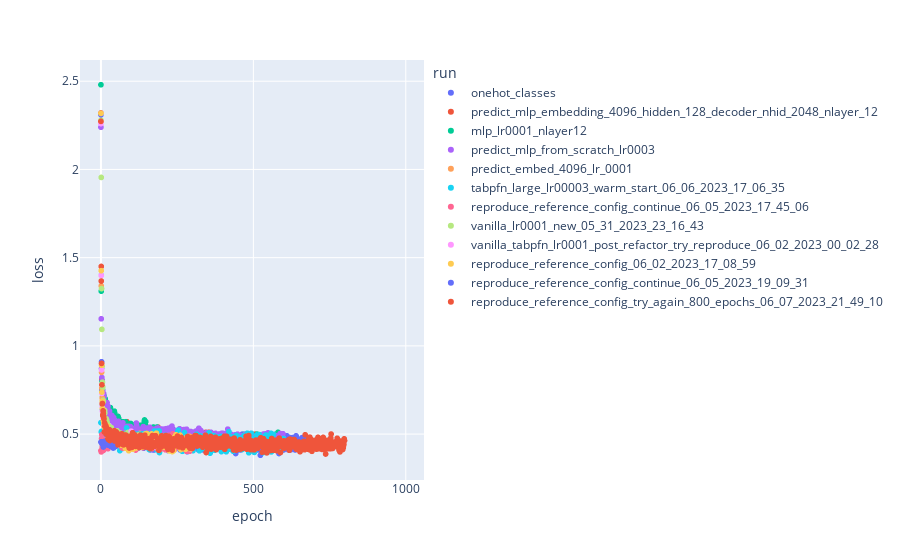

Source (notebook cell):
### Code cell
import plotly.express as px
show_only = ['onehot_classes', 'predict_embed_4096_lr_0001','mlp_lr0001_nlayer12', 'predict_mlp_no_token_embed_1024',
             'predict_mlp_embedding_4096_hidden_128_decoder_nhid_2048_nlayer_12', 'no_double_embedding_continued', "really_big_model_lr00001_tabpfn_vanilla_warm_start",
            'predict_mlp_embedding_4096_hidden_128_decoder_nhid_2048_nlayer_12_lr003', 'predict_mlp_from_scratch_lr0003_warm_start_continue',
            'predict_warm_start_embed_2048', 'predict_embed_4096_lr_0001_nhead_16', 'predict_mlp_two_layer_decoder_embedd_4096', 'predict_mlp_embedding_continue_3_nlayer_12_lr003',
             'really_big_model_lr0001_model_maker_warm_start', 'predict_mlp_from_scratch_lr0003', 'reproduce_reference_config_06_02_2023_17_08_59']

show_only = ['onehot_classes', 'predict_embed_4096_lr_0001','mlp_lr0001_nlayer12', 'predict_mlp_no_token_embed_1024',
             'predict_mlp_embedding_4096_hidden_128_decoder_nhid_2048_nlayer_12',            
             'predict_mlp_from_scratch_lr0003', 'reproduce_reference_config_06_02_2023_17_08_59', 'vanilla_tabpfn_lr0001_post_refactor_try_reproduce_06_02_2023_00_02_28',
            'vanilla_lr0001_new_05_31_2023_23_16_43', 'reproduce_reference_config_continue_06_05_2023_19_09_31', 'reproduce_reference_config_continue_06_05_2023_17_45_06',
            'reproduce_reference_config_try_again_800_epochs_06_07_2023_21_49_10', 'tabpfn_large_lr00003_warm_start_06_06_2023_17_06_35']

long_df = make_long_loss_df(losses_dict)
long_df = long_df[long_df.run.isin(show_only)]
fig = px.scatter(long_df, x="epoch", y='loss', color="run")
fig.update_layout(height=800)
fig

### Figure 1 — Plotly figure (JSON) as saved in the notebook; plotly's stock layout.template omitted (floating-point values rounded to 4 significant figures; data arrays with more than 128 entries replaced by an {"elided": "..."} marker saying what was removed)
{"data": [{"hovertemplate": "run=onehot_classes<br>epoch=%{x}<br>loss=%{y}<extra></extra>", "legendgroup": "onehot_classes", "marker": {"color": "#636efa", "symbol": "circle"}, "mode": "markers", "name": "onehot_classes", "showlegend": true, "type": "scattergl", "x": {"elided": "992 int values"}, "xaxis": "x", "y": {"elided": "992 float values"}, "yaxis": "y"}, {"hovertemplate": "run=predict_mlp_embedding_4096_hidden_128_decoder_nhid_2048_nlayer_12<br>epoch=%{x}<br>loss=%{y}<extra></extra>", "legendgroup": "predict_mlp_embedding_4096_hidden_128_decoder_nhid_2048_nlayer_12", "marker": {"color": "#EF553B", "symbol": "circle"}, "mode": "markers", "name": "predict_mlp_embedding_4096_hidden_128_decoder_nhid_2048_nlayer_12", "showlegend": true, "type": "scattergl", "x": {"elided": "992 int values"}, "xaxis": "x", "y": {"elided": "992 float values"}, "yaxis": "y"}, {"hovertemplate": "run=mlp_lr0001_nlayer12<br>epoch=%{x}<br>loss=%{y}<extra></extra>", "legendgroup": "mlp_lr0001_nlayer12", "marker": {"color": "#00cc96", "symbol": "circle"}, "mode": "markers", "name": "mlp_lr0001_nlayer12", "showlegend": true, "type": "scattergl", "x": {"elided": "992 int values"}, "xaxis": "x", "y": {"elided": "992 float values"}, "yaxis": "y"}, {"hovertemplate": "run=predict_mlp_from_scratch_lr0003<br>epoch=%{x}<br>loss=%{y}<extra></extra>", "legendgroup": "predict_mlp_from_scratch_lr0003", "marker": {"color": "#ab63fa", "symbol": "circle"}, "mode": "markers", "name": "predict_mlp_from_scratch_lr0003", "showlegend": true, "type": "scattergl", "x": {"elided": "992 int values"}, "xaxis": "x", "y": {"elided": "992 float values"}, "yaxis": "y"}, {"hovertemplate": "run=predict_embed_4096_lr_0001<br>epoch=%{x}<br>loss=%{y}<extra></extra>", "legendgroup": "predict_embed_4096_lr_0001", "marker": {"color": "#FFA15A", "symbol": "circle"}, "mode": "markers", "name": "predict_embed_4096_lr_0001", "showlegend": true, "type": "scattergl", "x": {"elided": "992 int values"}, "xaxis": "x", "y": {"elided": "992 float values"}, "yaxis": "y"}, {"hovertemplate": "run=tabpfn_large_lr00003_warm_start_06_06_2023_17_06_35<br>epoch=%{x}<br>loss=%{y}<extra></extra>", "legendgroup": "tabpfn_large_lr00003_warm_start_06_06_2023_17_06_35", "marker": {"color": "#19d3f3", "symbol": "circle"}, "mode": "markers", "name": "tabpfn_large_lr00003_warm_start_06_06_2023_17_06_35", "showlegend": true, "type": "scattergl", "x": {"elided": "992 int values"}, "xaxis": "x", "y": {"elided": "992 float values"}, "yaxis": "y"}, {"hovertemplate": "run=reproduce_reference_config_continue_06_05_2023_17_45_06<br>epoch=%{x}<br>loss=%{y}<extra></extra>", "legendgroup": "reproduce_reference_config_continue_06_05_2023_17_45_06", "marker": {"color": "#FF6692", "symbol": "circle"}, "mode": "markers", "name": "reproduce_reference_config_continue_06_05_2023_17_45_06", "showlegend": true, "type": "scattergl", "x": {"elided": "992 int values"}, "xaxis": "x", "y": {"elided": "992 float values"}, "yaxis": "y"}, {"hovertemplate": "run=vanilla_lr0001_new_05_31_2023_23_16_43<br>epoch=%{x}<br>loss=%{y}<extra></extra>", "legendgroup": "vanilla_lr0001_new_05_31_2023_23_16_43", "marker": {"color": "#B6E880", "symbol": "circle"}, "mode": "markers", "name": "vanilla_lr0001_new_05_31_2023_23_16_43", "showlegend": true, "type": "scattergl", "x": {"elided": "992 int values"}, "xaxis": "x", "y": {"elided": "992 float values"}, "yaxis": "y"}, {"hovertemplate": "run=vanilla_tabpfn_lr0001_post_refactor_try_reproduce_06_02_2023_00_02_28<br>epoch=%{x}<br>loss=%{y}<extra></extra>", "legendgroup": "vanilla_tabpfn_lr0001_post_refactor_try_reproduce_06_02_2023_00_02_28", "marker": {"color": "#FF97FF", "symbol": "circle"}, "mode": "markers", "name": "vanilla_tabpfn_lr0001_post_refactor_try_reproduce_06_02_2023_00_02_28", "showlegend": true, "type": "scattergl", "x": {"elided": "992 int values"}, "xaxis": "x", "y": {"elided": "992 float values"}, "yaxis": "y"}, {"hovertemplate": "run=reproduce_reference_config_06_02_2023_17_08_59<br>epoch=%{x}<br>loss=%{y}<extra></extra>", "legendgroup": "reproduce_reference_config_06_02_2023_17_08_59", "marker": {"color": "#FECB52", "symbol": "circle"}, "mode": "markers", "name": "reproduce_reference_config_06_02_2023_17_08_59", "showlegend": true, "type": "scattergl", "x": {"elided": "992 int values"}, "xaxis": "x", "y": {"elided": "992 float values"}, "yaxis": "y"}, {"hovertemplate": "run=reproduce_reference_config_continue_06_05_2023_19_09_31<br>epoch=%{x}<br>loss=%{y}<extra></extra>", "legendgroup": "reproduce_reference_config_continue_06_05_2023_19_09_31", "marker": {"color": "#636efa", "symbol": "circle"}, "mode": "markers", "name": "reproduce_reference_config_continue_06_05_2023_19_09_31", "showlegend": true, "type": "scattergl", "x": {"elided": "992 int values"}, "xaxis": "x", "y": {"elided": "992 float values"}, "yaxis": "y"}, {"hovertemplate": "run=reproduce_reference_config_try_again_800_epochs_06_07_2023_21_49_10<br>epoch=%{x}<br>loss=%{y}<extra></extra>", "legendgroup": "reproduce_reference_config_try_again_800_epochs_06_07_2023_21_49_10", "marker": {"color": "#EF553B", "symbol": "circle"}, "mode": "markers", "name": "reproduce_reference_config_try_again_800_epochs_06_07_2023_21_49_10", "showlegend": true, "type": "scattergl", "x": {"elided": "992 int values"}, "xaxis": "x", "y": {"elided": "992 float values"}, "yaxis": "y"}], "layout": {"autosize": true, "legend": {"title": {"text": "run"}, "tracegroupgap": 0}, "margin": {"t": 60}, "xaxis": {"anchor": "y", "autorange": true, "domain": [0, 1], "range": [-62.01, 1053.0], "title": {"text": "epoch"}, "type": "linear"}, "yaxis": {"anchor": "x", "autorange": true, "domain": [0, 1], "range": [0.2484, 2.612], "title": {"text": "loss"}, "type": "linear"}}}
